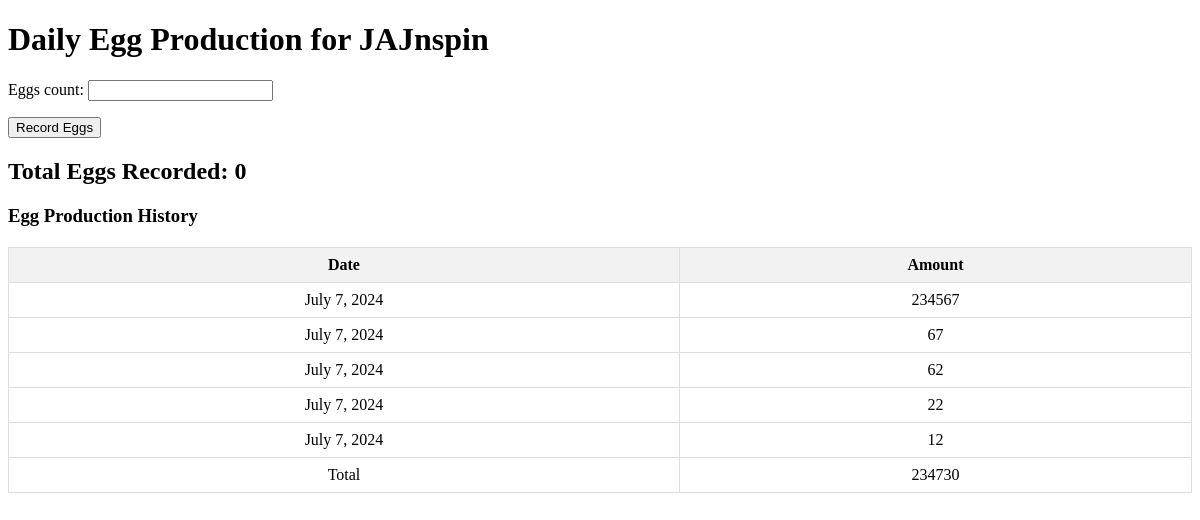
Page /farmers/record-eggs/1/ on the earlier database version.
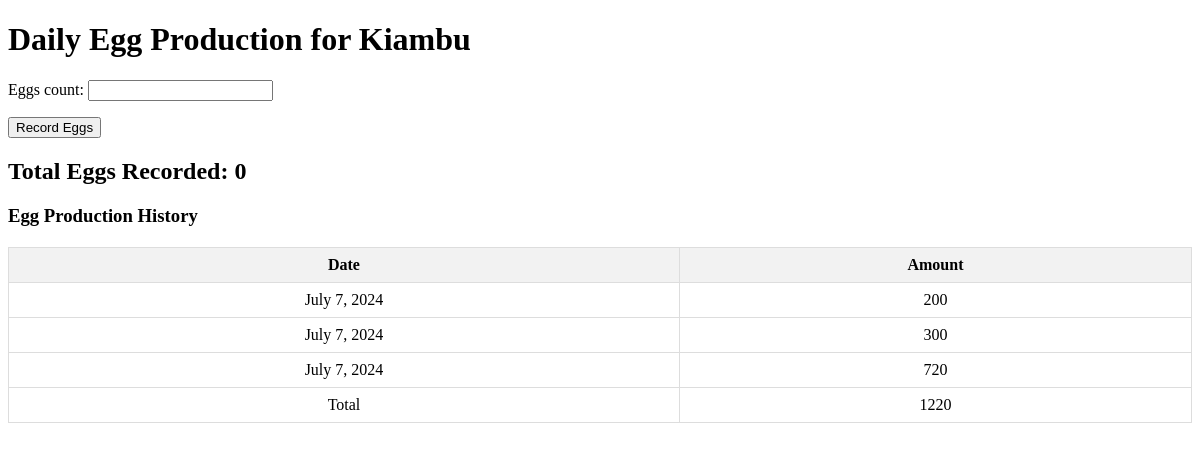
Same page on the later database version.
### farmers/models.py (models this page shows, shortened)
class Farm(models.Model):
    farmlocation = models.CharField(max_length=255)
    numberOfHens = models.IntegerField()
    productionRate = models.DecimalField(max_digits=5, decimal_places=2)
    profitLoss = models.DecimalField(max_digits=10, decimal_places=2)
    productivity = models.DecimalField(max_digits=5, decimal_places=2)
    farmer_detail = models.ForeignKey(FarmerDetail, on_delete=models.CASCADE)
    class Meta:
        db_table = "farm"

class EggProduction(models.Model):
    farm = models.ForeignKey(Farm, on_delete=models.CASCADE)
    date = models.DateField(auto_now_add=True)
    eggs_count = models.IntegerField()

### farmers/views.py (the view)
# urls.py: path('record-eggs/<int:farm_id>/', views.record_eggs, name='record_eggs'),
def record_eggs(request, farm_id):
    farm = get_object_or_404(Farm, pk=farm_id)
    if request.method == 'POST':
        form = EggProductionForm(request.POST)
        if form.is_valid():
            egg_production = form.save(commit=False)
            egg_production.farm = farm
            egg_production.save()
            return redirect('record_eggs', farm_id=farm_id)
    else:
        form = EggProductionForm()
    total_eggs = EggProduction.objects.filter(farm=farm).aggregate(Sum('eggs_count'))['eggs_count__sum'] or 0
    context = {
        'form': form,
        'total_eggs': total_eggs,
        'farm': farm,
        'egg_productions': EggProduction.objects.filter(farm=farm).order_by('-date'),
    }
    return render(request, 'myapp/record_eggs.html', context)

### farmers/forms.py
class EggProductionForm(forms.ModelForm):
    class Meta:
        model = EggProduction
        fields = ['eggs_count']

### farmers/templates/myapp/record_eggs.html (shortened to what this page needs)
<!DOCTYPE html>
<html lang="en">
<head>
</head>
<body>
<h1>Daily Egg Production for {{ farm.farmlocation }}</h1>
<form method="post">
    {{ form.as_p }}
    <button type="submit">Record Eggs</button>
</form>
<h2>Total Eggs Recorded: <span id="total-eggs">{{ total_eggs }}</span></h2>
<h3>Egg Production History</h3>
<table>
    <thead>
        <tr>
            <th>Date</th>
            <th>Amount</th>
        </tr>
    </thead>
    <tbody>
        {% for egg_production in egg_productions %}
        <tr>
            <td>{{ egg_production.date }}</td>
            <td class="editable" onclick="enableEdit(this)">{{ egg_production.eggs_count }}</td>
        </tr>
        {% endfor %}
        <tr>
            <td>Total</td>
            <td>{{ total_eggs }}</td>
        </tr>
    </tbody>
</table>
</body>
</html>

Differences in the rows shown:
removed EggProduction: date "July 7, 2024", eggs_count "22"
removed EggProduction: date "July 7, 2024", eggs_count "12"
changed Farm: farmlocation "JAJnspin" → "Kiambu"
changed EggProduction (number 1 of 3 on the later page): eggs_count "234567" → "200"
changed EggProduction (number 2 of 3 on the later page): eggs_count "67" → "300"
changed EggProduction (number 3 of 3 on the later page): eggs_count "62" → "720"
Other differences:
{{ total_eggs }}: "234730" → "1220"
